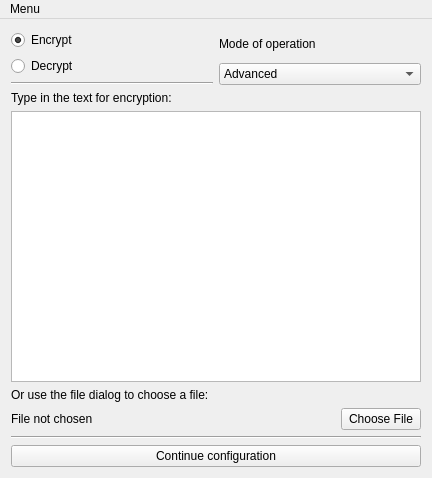
<?xml version="1.0" encoding="UTF-8"?>
<ui version="4.0">
 <class>ViewPC</class>
 <widget class="QMainWindow" name="ViewPC">
  <property name="geometry">
   <rect>
    <x>0</x>
    <y>0</y>
    <width>432</width>
    <height>478</height>
   </rect>
  </property>
  <property name="contextMenuPolicy">
   <enum>Qt::DefaultContextMenu</enum>
  </property>
  <property name="windowTitle">
   <string>Picture Crypt</string>
  </property>
  <property name="windowIcon">
   <iconset resource="resource.qrc">
    <normaloff>:/icons/unlocked.png</normaloff>:/icons/unlocked.png</iconset>
  </property>
  <widget class="QWidget" name="centralWidget">
   <layout class="QVBoxLayout" name="verticalLayout_3">
    <item>
     <layout class="QVBoxLayout" name="verticalLayout_2">
      <item>
       <layout class="QHBoxLayout" name="horizontalLayout_4">
        <item>
         <layout class="QVBoxLayout" name="verticalLayout">
          <item>
           <widget class="QRadioButton" name="encryptMode">
            <property name="text">
             <string>Encrypt</string>
            </property>
            <property name="checked">
             <bool>true</bool>
            </property>
           </widget>
          </item>
          <item>
           <widget class="QRadioButton" name="decryptMode">
            <property name="text">
             <string>Decrypt</string>
            </property>
           </widget>
          </item>
          <item>
           <widget class="Line" name="line">
            <property name="orientation">
             <enum>Qt::Horizontal</enum>
            </property>
           </widget>
          </item>
         </layout>
        </item>
        <item>
         <layout class="QGridLayout" name="gridLayout">
          <item row="1" column="0">
           <widget class="QComboBox" name="comboBox">
            <property name="currentIndex">
             <number>1</number>
            </property>
            <item>
             <property name="text">
              <string comment="v1.3 mode">Normal</string>
             </property>
            </item>
            <item>
             <property name="text">
              <string comment="v1.4 mode" extracomment="Works slow on big files!">Advanced</string>
             </property>
            </item>
           </widget>
          </item>
          <item row="0" column="0">
           <widget class="QLabel" name="label">
            <property name="text">
             <string>Mode of operation</string>
            </property>
           </widget>
          </item>
         </layout>
        </item>
       </layout>
      </item>
      <item>
       <widget class="QLabel" name="enLabel1">
        <property name="text">
         <string>Type in the text for encryption:</string>
        </property>
       </widget>
      </item>
      <item>
       <widget class="QTextBrowser" name="text">
        <property name="cursor" stdset="0">
         <cursorShape>IBeamCursor</cursorShape>
        </property>
        <property name="readOnly">
         <bool>false</bool>
        </property>
       </widget>
      </item>
      <item>
       <widget class="QLabel" name="enLabel2">
        <property name="text">
         <string>Or use the file dialog to choose a file:</string>
        </property>
       </widget>
      </item>
      <item>
       <layout class="QHBoxLayout" name="horizontalLayout">
        <item>
         <widget class="QLabel" name="fileLabel">
          <property name="text">
           <string>File not chosen</string>
          </property>
         </widget>
        </item>
        <item>
         <spacer name="horizontalSpacer">
          <property name="orientation">
           <enum>Qt::Horizontal</enum>
          </property>
          <property name="sizeHint" stdset="0">
           <size>
            <width>40</width>
            <height>20</height>
           </size>
          </property>
         </spacer>
        </item>
        <item>
         <widget class="QPushButton" name="fileButton">
          <property name="text">
           <string>Choose File</string>
          </property>
         </widget>
        </item>
       </layout>
      </item>
      <item>
       <widget class="Line" name="line_2">
        <property name="orientation">
         <enum>Qt::Horizontal</enum>
        </property>
       </widget>
      </item>
      <item>
       <widget class="QPushButton" name="startButton">
        <property name="text">
         <string>Continue configuration</string>
        </property>
       </widget>
      </item>
     </layout>
    </item>
   </layout>
  </widget>
  <widget class="QMenuBar" name="menuBar">
   <property name="geometry">
    <rect>
     <x>0</x>
     <y>0</y>
     <width>432</width>
     <height>25</height>
    </rect>
   </property>
   <widget class="QMenu" name="menuMenu">
    <property name="title">
     <string>Menu</string>
    </property>
    <widget class="QMenu" name="menuConfigure">
     <property name="enabled">
      <bool>false</bool>
     </property>
     <property name="title">
      <string>Configure</string>
     </property>
     <addaction name="actionJPHS_path"/>
    </widget>
    <addaction name="menuConfigure"/>
    <addaction name="separator"/>
    <addaction name="actionAbout"/>
    <addaction name="actionHelp"/>
   </widget>
   <addaction name="menuMenu"/>
  </widget>
  <action name="actionAbout">
   <property name="text">
    <string>About</string>
   </property>
  </action>
  <action name="actionHelp">
   <property name="text">
    <string>Online Documentation</string>
   </property>
  </action>
  <action name="actionJPHS_path">
   <property name="text">
    <string>JPHS directory</string>
   </property>
  </action>
  <action name="actionRun_tests">
   <property name="text">
    <string>Run tests</string>
   </property>
  </action>
 </widget>
 <layoutdefault spacing="6" margin="11"/>
 <resources>
  <include location="resource.qrc"/>
 </resources>
 <connections/>
</ui>
